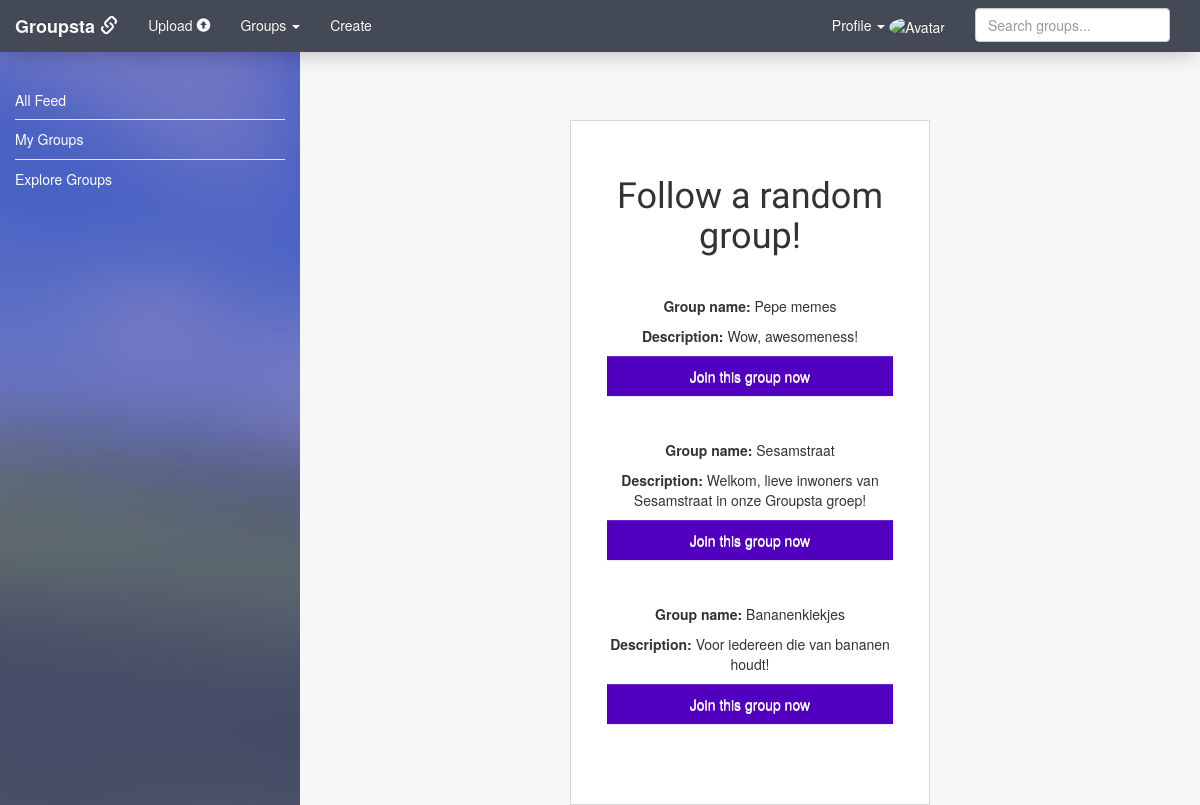
The page /followgroup (signed in) on the database its author committed.
### tables this page shows
CREATE TABLE 'groups' ('group_id' INTEGER PRIMARY KEY AUTOINCREMENT NOT NULL, 'group_name' TEXT NOT NULL, 'bio' INTEGER NOT NULL, 'members' INTEGER, 'time' DATETIME NOT NULL DEFAULT CURRENT_TIMESTAMP);

### application.py (the view)
@app.route("/followgroup", methods=["GET", "POST"])
@login_required
def followgroup():
    group = groups.Group(session["user_id"])
    followable = group.exploregroups()
    groupfollow = group.followed()
    if request.method == "POST":
        if request.form["action"]:
            group_id = request.form["action"]
            follow = group.follow(group_id)
            return redirect(url_for("index"))
    else:
        return render_template("followgroup.html", followable = followable, groupnames = groupfollow)

### helpers.py (called while the page is built)
def login_required(f):
    @wraps(f)
    def decorated_function(*args, **kwargs):
        if session.get("user_id") is None:
            return redirect("/welcome")
        return f(*args, **kwargs)
    return decorated_function

### models/groups.py (called while the page is built)
    def exploregroups(self):
        result = db.execute("SELECT * FROM groups ORDER BY RANDOM() LIMIT 5")
        return result

    def followed(self):
        return db.execute("SELECT groupname FROM follow WHERE user_id = :id", id = self.user_id)

### templates/followgroup.html (shortened to what this page needs)
{% extends "layout.html" %}
{% block main %}
<body class="body_log_reg">
    <div class="main_container">
        <div class="container_log_reg">
            <form action="{{ url_for('followgroup') }}" method="post">
                <h1 id="follow_groups_h1">Follow a random group!</h1>
                {% for group in followable %}
                    <p><b>Group name:</b> {{ group.group_name }}</p>
                    <p><b>Description:</b> {{ group.bio }}</p>
                    <div class="panel_body">
                        <button name = "action" class="btn btn-default btn-block" id="log_reg_button" type = "submit" value = "{{ group.group_id }}">Join this group now</button>
                    </div>
                    <BR>
                {% endfor %}
            </form>
        </div>
    </div>
</body>
{% endblock %}

### static/style.css (style rules this page uses)
body, html, .container-fluid, .sidebar { height: 100%; min-height: 100%; margin: 0; }
body { background-color: #f7f7f7; height: 100%; }
h1 { font-family: 'Varela', sans-serif; }
.body_log_reg { background-color: #f7f7f7; width: 100vw; }
.container_log_reg { width: 30vw; margin-left: auto; margin-right: auto; background-color: #fff; padding: 3vw; border: 1px solid #d8d8d8; }
.container_log_reg h1 { text-align: center; }
#log_reg_button { border: none; background: #5000BE !important; color: #fff; border-radius: 0; margin-bottom:2vw; vertical-align: middle; padding: 10px; }
.main_container { margin-left: 25vw; margin-top: 5vh; }
#follow_groups_h1 { margin-bottom: 40px; }

### rows shown on the page
groups: group_name "Pepe memes", bio "Wow, awesomeness!", {{ group.group_id }} 19 (drawn)
groups: group_name "Sesamstraat", bio "Welkom, lieve inwoners van Sesamstraat in onze Groupsta groep!", {{ group.group_id }} 17 (drawn)
groups: group_name "Bananenkiekjes", bio "Voor iedereen die van bananen houdt!", {{ group.group_id }} 18 (drawn)
